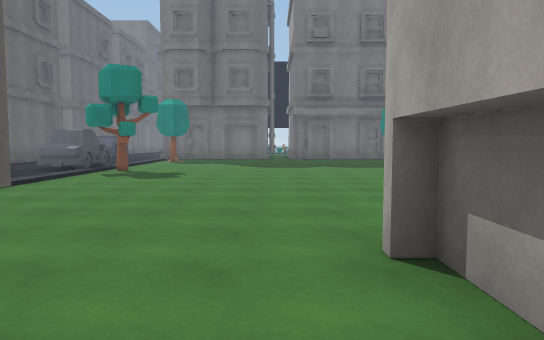
[1] (above)

24 first-person views from a walk through a scene from a Unity 3-D project. The camera is 1.5 m above the floor, tilts 4° down and sees 70° across. The floor is counted in squares, 2 m on a side. Each view is taken from the middle of a square. On the plan, view 1 faces up. The plan holds only what a view shows up to about 12 squares ahead; the rest is blank. The place goes on beyond the plan. Some surface patterns are stand-ins.

[2]
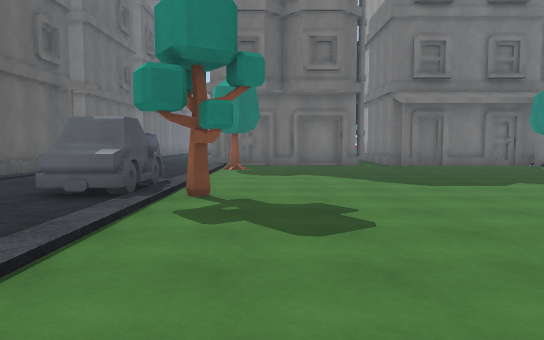

[3]
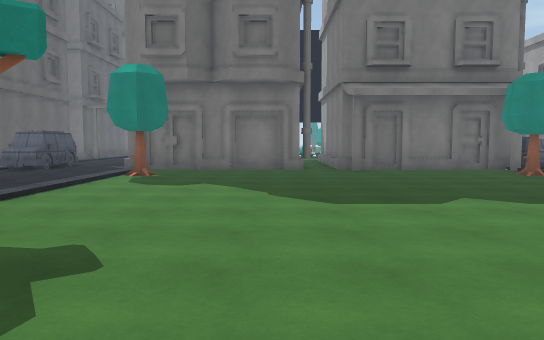

[4]
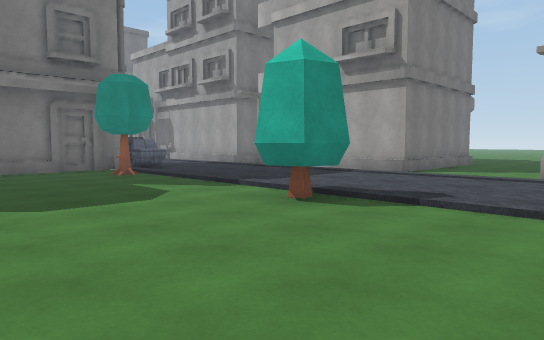

[5]
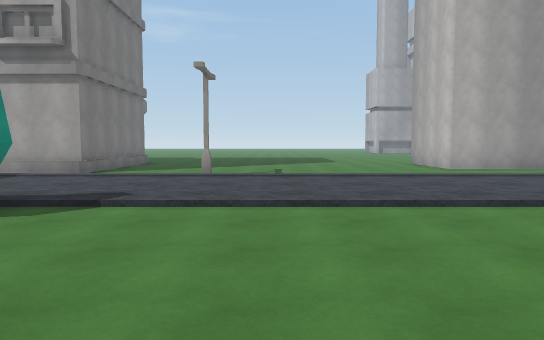

[6]
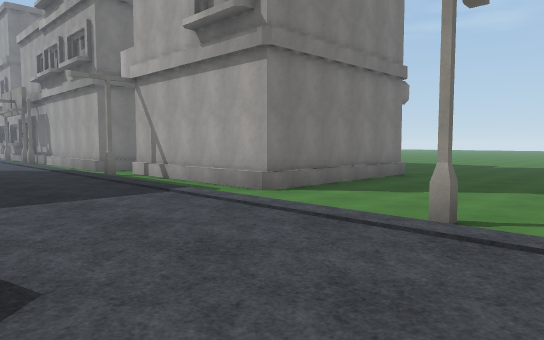

[7]
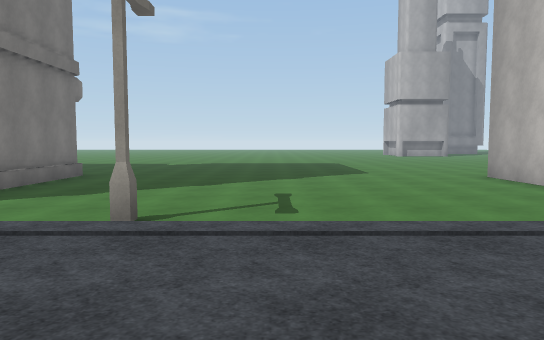

[8]
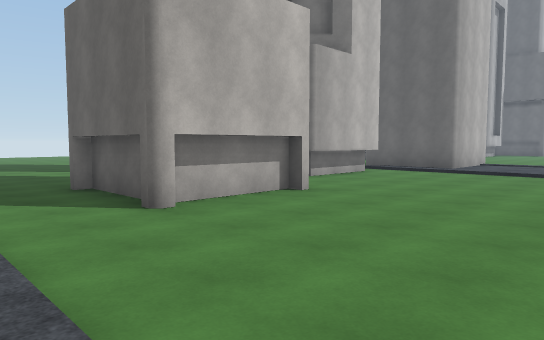

[9]
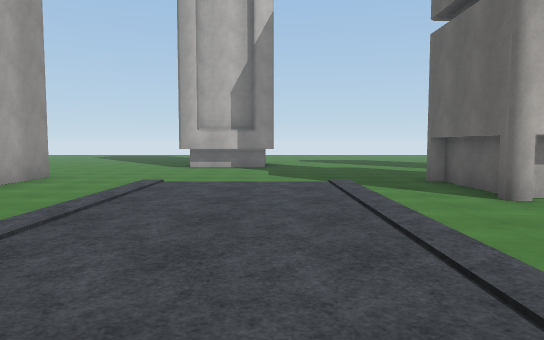

[10]
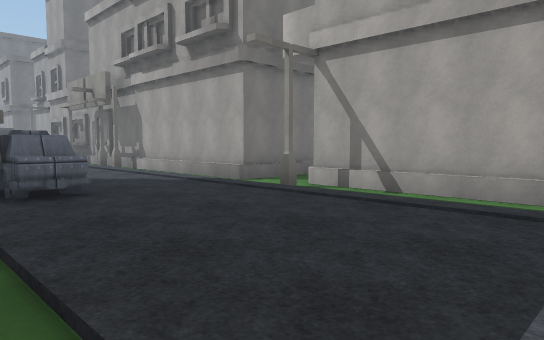

[11]
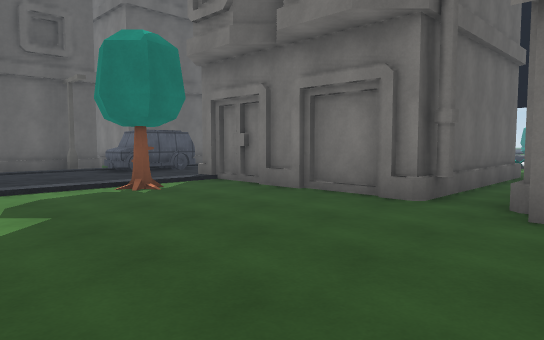

[12]
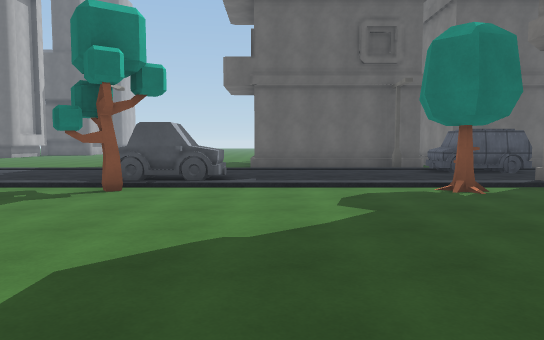

[13]
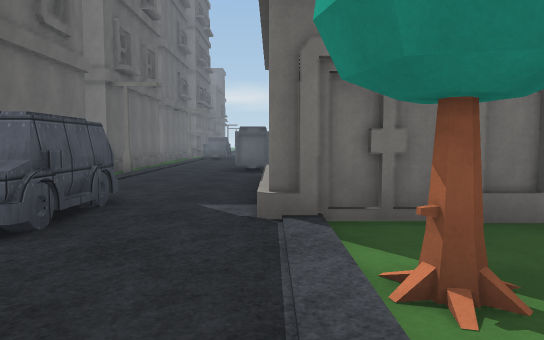

[14]
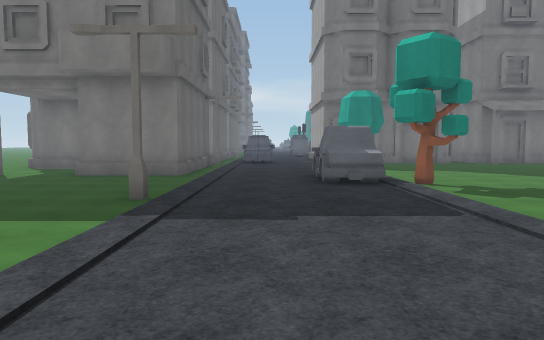

[15]
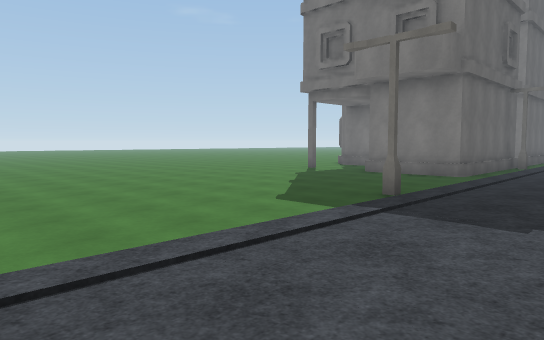

[16]
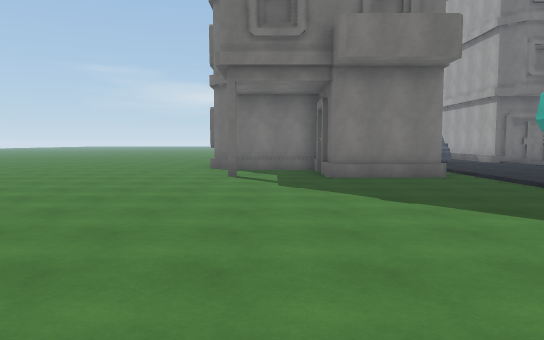

[17]
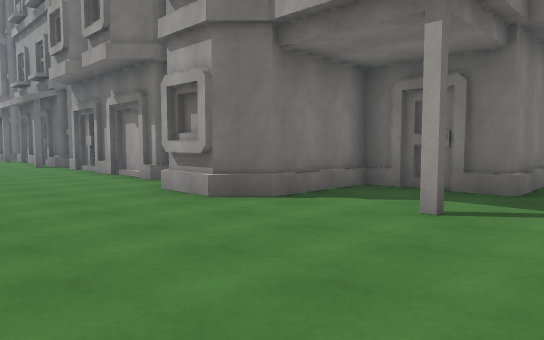

[18]
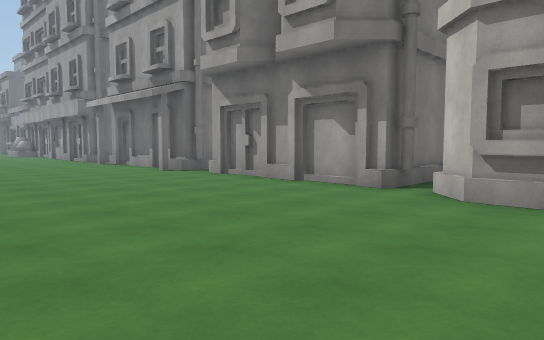

[19]
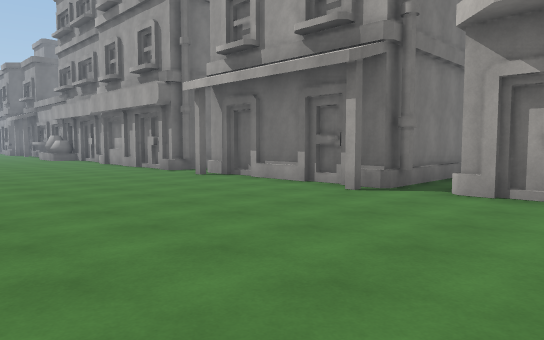

[20]
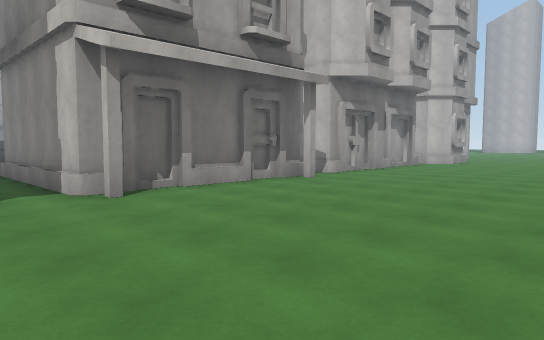

[21]
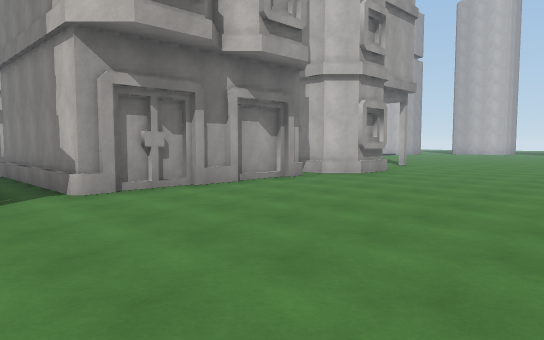

[22]
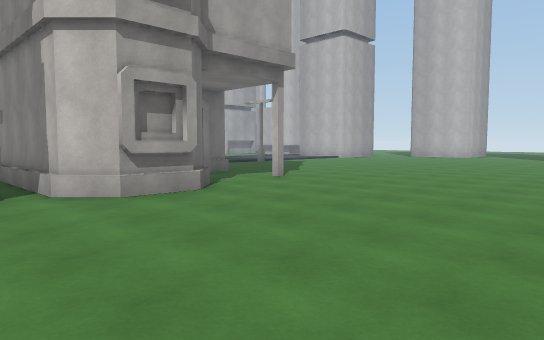

[23]
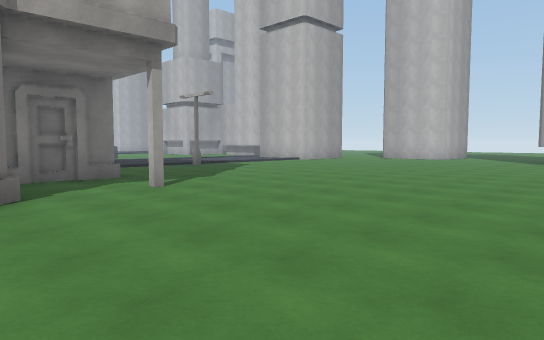

[24]
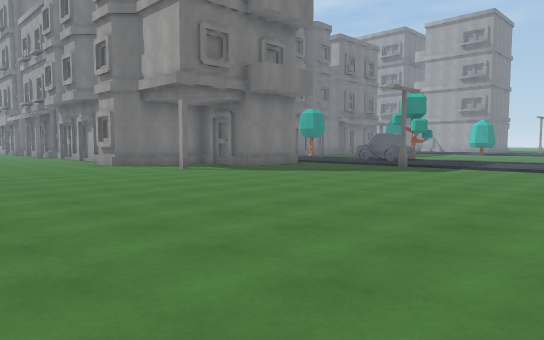

### Floor plan
Key: @ floor where view 1 was taken; # wall or solid block; . floor; / step, stairs or slope; O other object.
Columns run from 20 left of view 1 to 18 right of it. Each row starts with its distance up from view 1.
 33   ....O
 32   ....O
 31 . ....O
 30  .....O..
 29 ......OOOOO
 28 ......O
 27  .....O
 26  .....O     ..
 25 ......O    O..
 24 ......OOOOO...OO              O
 23 ......OOOOOO.../             .O
 22 ......O    O...O    O     OO .O
 21 ......O    O...O    O     OO..O
 20  .....O    O...O    O       ..O
 19 ......O    OOO.O    OO    OO..O
 18 ......OOO OOOO.OOOOOOOOOOOOO...OOO
 17 ......OOOOOOOO..................
 16 .....O     O....O........O....OO
 15 ......OOO  O...................O
 14 .........  O...................O
 13 ......O.O  O...................O
 12  .............OO...............OOOOO...
 11  .............OO.........O.............
 10  .............OOO........O.............
  9  ......................................
  8  ..........#..................#........
  7  ......................................
  6 .......................................
  5 .......................................
  4  ......................................
  3 . ...      ............................
  2               #......###........###O...
  1                .O##O.  #........#   ...
  0                     @  #........#
 -1                        .........#

Where each view was taken, in squares from view 1:
view 1: 0 up, 0 right, facing up
view 2: 5 up, 3 left, facing up
view 3: 7 up, 1 left, facing up
view 4: 7 up, 1 right, facing up-right
view 5: 7 up, 1 right, facing right
view 6: 7 up, 6 right, facing up-right
view 7: 7 up, 6 right, facing right
view 8: 7 up, 6 right, facing down-left
view 9: 8 up, 7 right, facing down
view 10: 12 up, 5 right, facing up-right
view 11: 13 up, 2 right, facing up-left
view 12: 13 up, 2 right, facing left
view 13: 14 up, 5 left, facing up
view 14: 3 up, 7 left, facing up
view 15: 3 up, 6 left, facing up-left
view 16: 4 up, 13 left, facing up
view 17: 11 up, 18 left, facing up-right
view 18: 15 up, 20 left, facing up-right
view 19: 21 up, 20 left, facing up-right
view 20: 31 up, 20 left, facing down-right
view 21: 25 up, 20 left, facing down-right
view 22: 19 up, 20 left, facing down-right
view 23: 16 up, 20 left, facing down-right
view 24: 3 up, 20 left, facing up-right
